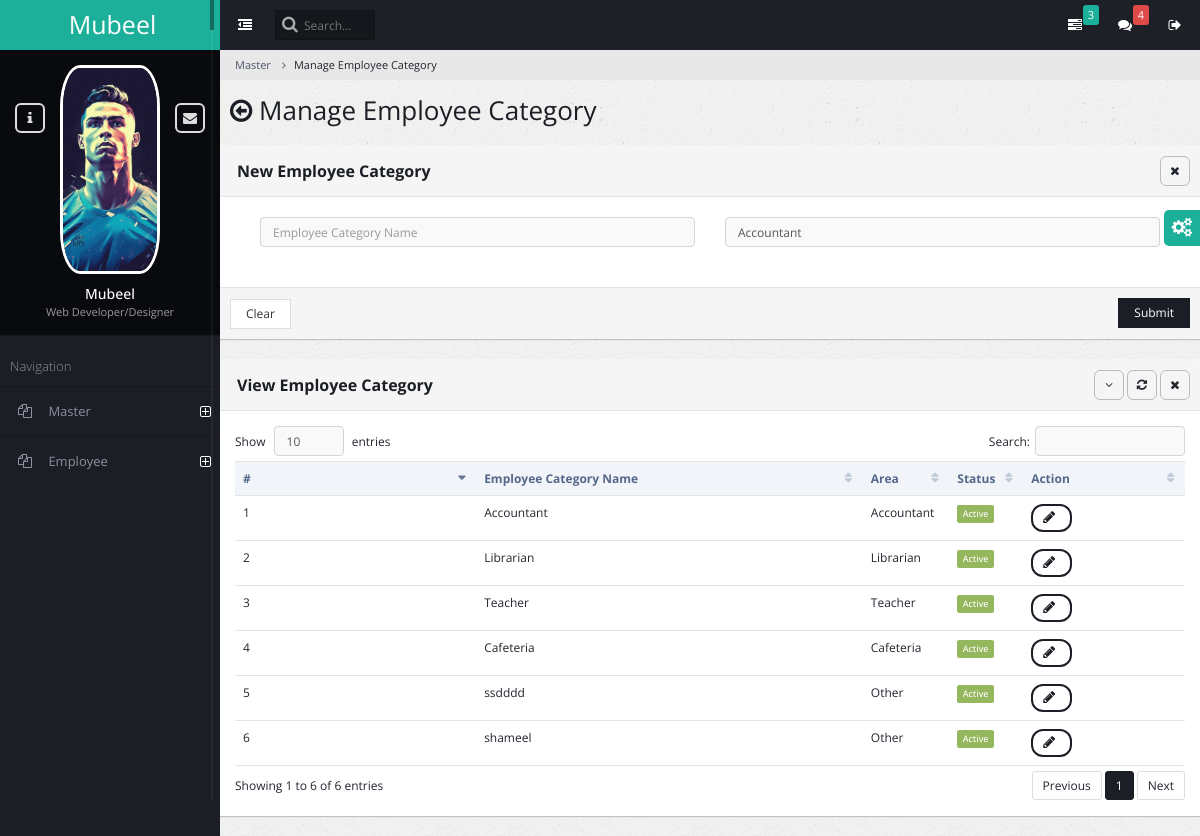
The page /ad_employee_category on the database its author committed.
### admin_master/models.py (models this page shows)
class AmsEmployeeCategory(models.Model):
    EMPLOYEE_TYPE_CHOICES = [
        (1, 'Accountant'),
        (2, 'Teacher'),
        (3, 'Librarian'),
        (4, 'Cafeteria'),
        (5, 'Other'),
    ]
    employee_category_name = models.CharField(max_length=255)
    employee_category_area = models.IntegerField(choices=EMPLOYEE_TYPE_CHOICES)
    status = models.BooleanField(default=True)

### admin_master/views.py (the view, shortened to what this page needs)
# urls.py: path('ad_employee_category', views.admin_employee_category, name='admin_employee_category'),
def admin_employee_category(request):
    employees = AmsEmployeeCategory.objects.all()
    return render(request, 'admin_master_employee_category_manage.html', {"settings": settings,'employee':employees})

### admin_master/templates/admin_master_employee_category_manage.html (shortened to what this page needs)
{% extends "base.html" %}
{% block content %}
<ul class="breadcrumb">
    <li><a href="#">Master</a></li>
    <li class="active">Manage Employee Category</li>
</ul>
<div class="content-frame-top">
    <div class="page-title">
        <h2><span class="fa fa-arrow-circle-o-left"></span> Manage Employee Category</h2>
    </div>
</div>
<form method="post" >
<div class="panel panel-default">
    <div class="panel-heading ui-draggable-handle">
        <h1 class="panel-title"><strong></strong><b>New Employee Category</b></h1>
        <ul class="panel-controls">
            <li><a href="#" class="panel-remove"><span class="fa fa-times"></span></a></li>
        </ul>
    </div>
    <div class="panel-body">
        <div class="block">
            <div class="col-md-6">
                <div>
                    <input type="text" placeholder="Employee Category Name" name="category_name"class="form-control">
                </div>
            </div>
            <div class="col-md-6">
                <select class="form-control" placeholder="Area" name="category_area" data-live-search="true">
                    <option value="{{settings.EMP_ACCOUTANT}}">Accountant</option>
                </select>
            </div>
        </div>
    </div>
    <div class="panel-footer">
        <input type="reset" class="btn btn-default" value="Clear">
        <button class="btn btn-primary pull-right">Submit</button>
    </div>
</div>
</form>
<div class="panel panel-default">
    <div class="panel-heading ui-draggable-handle">
        <h1 class="panel-title"><b>View Employee Category</b></h1>
        <ul class="panel-controls">
            <li><a href="#" class="panel-collapse"><span class="fa fa-angle-down"></span></a></li>
            <li><a href="#" class="panel-refresh"><span class="fa fa-refresh"></span></a></li>
            <li><a href="#" class="panel-remove"><span class="fa fa-times"></span></a></li>
        </ul>
    </div>
    <div class="panel-body">
        <table class="table datatable dataTable no-footer" id="DataTables_Table_0" role="grid" aria-describedby="DataTables_Table_0_info">
            <thead>
                <tr role="row"><th class="sorting_asc" tabindex="0" aria-controls="DataTables_Table_0" rowspan="1" colspan="1" aria-sort="ascending" aria-label="Name: activate to sort column ascending" style="width: 198px;">#</th>
                    <th class="sorting" tabindex="0" aria-controls="DataTables_Table_0" rowspan="1" colspan="1" aria-label="Position: activate to sort column ascending" style="width: 309px;">Employee Category Name</th>
                    <th class="sorting" tabindex="0" aria-controls="DataTables_Table_0" rowspan="1" colspan="1" aria-label="Age: activate to sort column ascending" style="width: 70px;">Area</th>
                    <th class="sorting" tabindex="0" aria-controls="DataTables_Table_0" rowspan="1" colspan="1" aria-label="Age: activate to sort column ascending" style="width: 70px;">Status</th>
                    <th class="sorting" tabindex="0" aria-controls="DataTables_Table_0" rowspan="1" colspan="1" aria-label="Start date: activate to sort column ascending" style="width: 137px;">Action</th></tr>
            </thead>
            <tbody>
                {% for employee in employee %}
                    <tr id="{{ employee.id }}">
                        <td>{{ forloop.counter }}</td>
                        <td>{{ employee.employee_category_name}}</td>
                        <td>{{ employee.get_employee_category_area_display}}</td>
                        <td>
                            {% if employee.status %}
                                <span class="label label-success">Active</span>
                            {% else %}
                                <span class="label label-danger">Inactive</span>
                            {% endif %}
                        </td>
                        <td>
                            <button class="btn btn-primary btn-rounded" onClick="edit_employee_category_row({{ employee.id }});">
                                <span id="spinner{{ employee.id }}" class="fa fa-pencil"></span>
                            </button>
                        </td>
    </tr>
                {% endfor %}
            </tbody>
        </table>
    </div>
</div>
{% endblock content %}

### rows shown on the page
AmsEmployeeCategory: employee_category_name "Accountant", employee_category_area "Accountant", status "Active"
AmsEmployeeCategory: employee_category_name "Librarian", employee_category_area "Librarian", status "Active"
AmsEmployeeCategory: employee_category_name "Teacher", employee_category_area "Teacher", status "Active"
AmsEmployeeCategory: employee_category_name "Cafeteria", employee_category_area "Cafeteria", status "Active"
AmsEmployeeCategory: employee_category_name "ssdddd", employee_category_area "Other", status "Active"
AmsEmployeeCategory: employee_category_name "shameel", employee_category_area "Other", status "Active"
